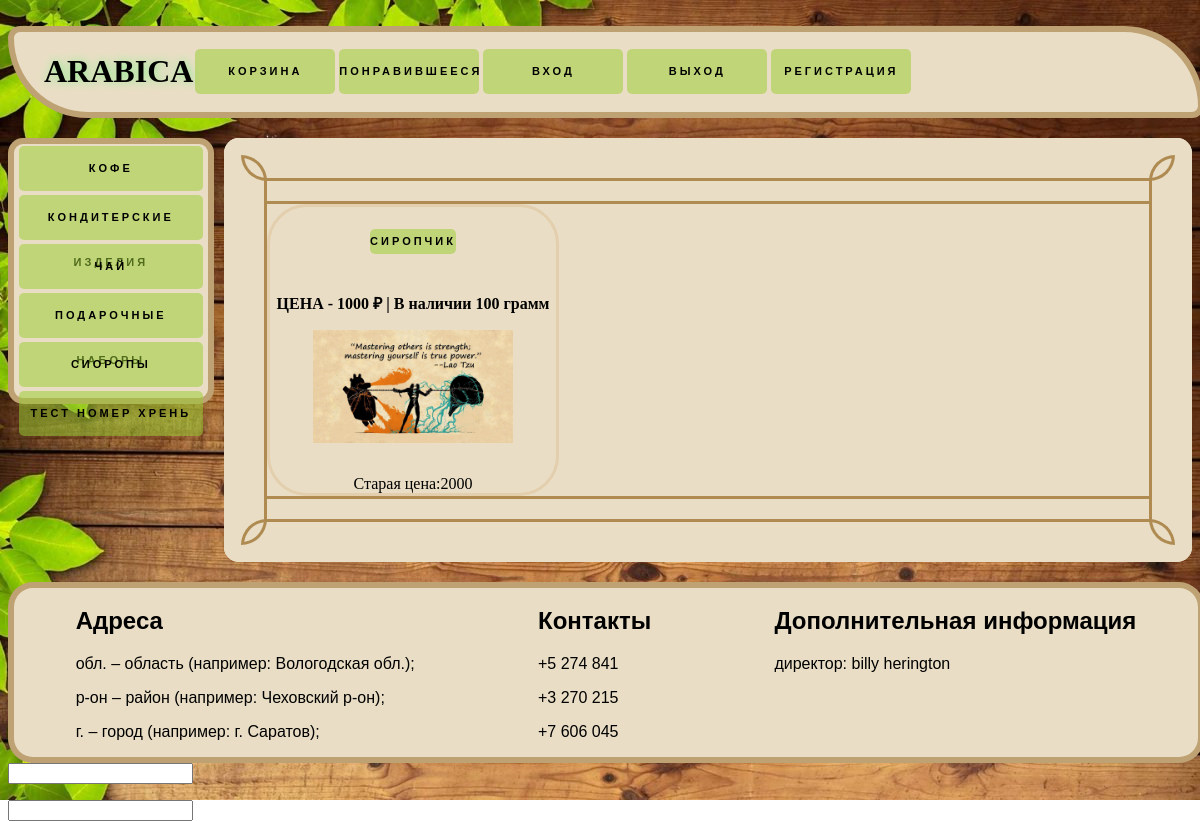
The page / on the database its author committed.
### coffee/models.py (models this page shows, shortened)
class ctg (models.Model):
     name = models.CharField("Категория", max_length=150 , db_index=True)
     active = models.BooleanField(default = False)
     def get_absolute_url(self):
         return f'/ctg/{self.pk}/'
     class Meta:
         verbose_name = "Категория_внешней_фильтрации"
         verbose_name_plural = "Категории_внешней фильтрации"

class product(models.Model):
    name = models.CharField (max_length=200, default ='SOME_NAME_THERE')
    price = models.IntegerField(default ='999')
    amount = models.IntegerField(default ='0')
    desc = models.TextField('Сжатое описание' , blank = True)
    full_desc = models.TextField('Полное описание' , blank = True)
    image = models.ImageField(upload_to='static\media\img',  blank = True)
    base_cat = "default"
    discount = models.BooleanField('есть скидка' , default = False)
    dis_discount = models.BooleanField('на главную' , default = False)
    old_price = models.IntegerField('старая цена' , default ='999')
    def __init__(self , *args, **kwargs):
        super().__init__(*args, **kwargs)

class footer_content (models.Model):
    adr = models.TextField('адреса' , blank = True)
    cont = models.TextField('контакты' , blank = True)
    t_1 = models.TextField('доп. текст №1' , blank = True)
    t_2 = models.TextField('доп. текст №2' , blank = True)
    class Meta:
        verbose_name = 'информация "подвала"'
        verbose_name_plural = 'информация "подвала"'

### coffee/views.py (the view)
# urls.py: 2. Add a URL to urlpatterns:  path('', views.home, name='home')
def home (x):
    foot = footer_content.objects.all()
    ctg_on_site = ctg.objects.all()
    product_on_site = product.objects.filter(amount__gte=50).filter(dis_discount=True).order_by('?')[:3]
    return render (x , 'coffee/home.html' , {'foot' : foot , 'ctg_on_site' : ctg_on_site ,'product_on_site' :product_on_site})

### coffee/templates/coffee/home.html (shortened to what this page needs)
﻿<!DOCTYPE HTML>
<html>
<head><title></title></head>
{%load static%}
<body id="body" style="height:100%">
<header><h1 align ="left" id="ARABICA">ARABICA</h1>
<a href="{%url 'basket'%}" class="floating-button">Корзина</a>
<a href="{%url 'like'%}" class="floating-button">понравившееся</a>
<a href="../accounts/login" class="floating-button">вход</a>
<a href="../accounts/logout" class="floating-button">выход</a>
<a href="../accounts/signup" class="floating-button">регистрация</a>
</header>
<main>
<aside>
<a href="{%url 'coffee' 1%}" class="floating-button_3">кофе</a>
<a href="{%url 'sweets' 1%}" class="floating-button_3">кондитерские изделия</a>
<a href="{%url 'tea' 1%}" class="floating-button_3">чай</a>
<a href="{%url 'presents' 1%}" class="floating-button_3">подарочные наборы</a>
<a href="{%url 'liq' 1%}" class="floating-button_3">сиоропы</a>
    {% for el in ctg_on_site %}
      <a href="{{el.get_absolute_url}}" class="floating-button_3">{{el.name}}</a>
    {%endfor%}
</aside>
<article>
<div class="border">
<div class="border-top"></div>
<div class="center" id="cont">
{% block content %}
{% for el in product_on_site %}
<div class="pro" id="{% cycle 'row1' 'row2' %}">
<h2><a href="{%url 'coffee_dv' el.id%}" class="floating-button_2">{{ el.name }}</a></h2>
<b><p>ЦЕНА - {{ el.price }} ₽ | В наличии {{el.amount}} грамм</p></b>
<img src="../../{{el.image}}" class="pro_img"/>
 Старая цена:{{el.old_price}}
</div>
{% endfor %}
 {% endblock %}
</div>
<div class="border-bottom">{% block content_2 %}{% endblock %}</div>
</div>
</article>
</main>
{% for el in foot %}
<footer>
    <div><h2>Адреса</h2>
        <p>{{el.adr|linebreaks}}</p>
    </div>
    <div><h2>Контакты</h2>
        <p>{{el.cont|linebreaks}}</p>
    </div>
    <div><h2>Дополнительная информация</h2>
        <p>{{el.t_1|linebreaks}}</p>
    </div>
</footer>
{% endfor %}
<form name="search">
    <input name="message"/>
</form>
<form name="search_1">
    <input name="message_1"/>
</form>
</body>
</html>

### coffee/templates/coffee/home.html (style rules this page uses)
h1 { font-family: fname; text-shadow: #89ed8f 1px 0 10px; }
#ARABICA { margin-left: 30px; }
html { height: auto; display: flex; flex-direction: column; }
body { background-image: url(../../static/media/img/light_wood3.jpg); background-repeat: no-repeat; background-size: cover; height: fit-content; display: flex; flex-direction: column; }
header { width: 100%; background-color: beige; height: 10%; display: flex; align-items: center; background-color: #e9dec5; border: 6px solid #af8b52b5; border-radius: 15px 100px 15px 100px; }
main { height: fit-content; display: flex; justify-content: flex-start; margin-top: 20px; margin-bottom: 20px; border-radius: 15px }
article { background-color: beige; width: 100%; height: fit-content; margin-left: 10px; display: flex; box-sizing: border-box; flex-direction: column; border-radius: 15px; }
aside { width: 20%; height: 60%; background-color: #e9dec5; display: flex; flex-direction: column; min-height: 200px; border-radius: 15px; border: 6px solid #af8b52b5; align-items: center }
footer { width: 100%; background-color: #e9dec5; height: 200px; display: flex; border-radius: 25px; border: 6px solid #af8b52b5; display: flex; font-family: 'Montserrat', sans-serif; justify-content: space-around; }
.pro { width: 32.5%; max-height: 30%; display: flex; float: left; border: 3px solid #e3cead; border-radius: 40px; font-family: cursive; flex-direction: column; align-items: center; }
.pro_img { max-width:70%; max-height:70%; }
.border { background: #e9dec5; padding: 40px; height: fit-content; border-radius: 15px; }
.border-top, .border-bottom { border: 3px solid #AF8B52; height: 20px; position: relative; }
.border-top:before, .border-top:after, .border-bottom:before, .border-bottom:after { content: ""; position: absolute; border: 3px solid #AF8B52; width: 20px; height: 20px; }
.border-top:before { border-radius: 0 100%; left: -26px; top: -26px; }
.border-top:after { border-radius: 100% 0; right: -26px; top: -26px; }
.border-bottom:before { border-radius: 100% 0; left: -26px; bottom: -26px; }
.border-bottom:after { border-radius: 0 100%; right: -26px; bottom: -26px; }
.center { border-left: 3px solid #AF8B52; border-right: 3px solid #AF8B52; max-height:90%; display: flex; flex-wrap: wrap; }
.floating-button { text-decoration: none; outline: none; display: inline-block; width: 140px; height: 45px; line-height: 45px; border-radius: 5px; margin: 10px 20px; font-family: 'Montserrat', sans-serif; font-size: 11px; text-transform: uppercase; letter-spacing: 3px; font-weight: 600; color: black; background: #9acd3285; transition: .3s; text-align:center; margin:2px; }
.floating-button_2 { text-decoration: none; outline: none; display: inline-block; width: fit-content; height: fit-content; line-height: 25px; border-radius: 5px; margin: 10px 20px; font-family: 'Montserrat', sans-serif; font-size: 11px; text-transform: uppercase; letter-spacing: 3px; font-weight: 600; color: black; background: #9acd3285; transition: .3s; text-align:center; margin:2px; }
.floating-button_3 { text-decoration: none; outline: none; display: inline-block; width: 95%; height: 45px; line-height: 45px; border-radius: 5px; margin: 10px 20px; font-family: 'Montserrat', sans-serif; font-size: 11px; text-transform: uppercase; letter-spacing: 3px; font-weight: 600; color: black; background: #9acd3285; transition: .3s; text-align:center; margin:2px; }

### rows shown on the page
ctg: name "ТЕСТ НОМЕР ХРЕНЬ"
product: name "СИРОПЧИК", price "1000", amount "100", image (picture), old_price "2000"
footer_content: adr "обл. – область (например: Вологодская обл.); р-он – район (например: Чеховский р-он); г. – город (например: г. Саратов);", cont "+5 274 841 +3 270 215 +7 606 045", t_1 "директор: billy herington"
